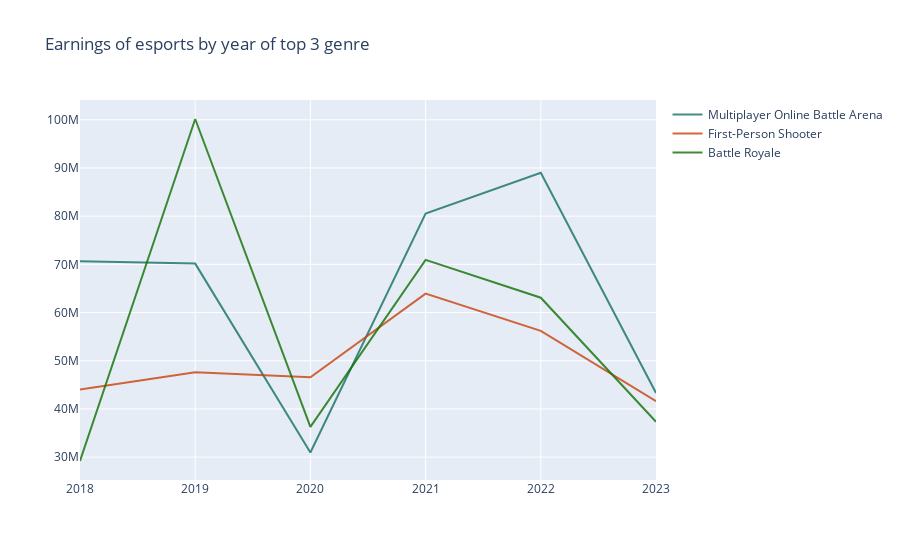

The notebook cell saved with this chart:
### Code cell
colores = ['rgba(20, 112, 100, 0.8)','rgba(200, 65, 10, 0.8)','rgba(16, 112, 2, 0.8)']
data = []
color = 0
for i in df_hist_anual_genero_top3_period4['Genre'].unique():
    df_genero = df_hist_anual_genero_top3_period4[['Date','Earnings','Players','Tournaments']][df_hist_anual_genero_top3_period4['Genre'] == i]
    df_genero['Date'] = df_genero['Date'].str[:4]
    df_genero = df_genero.groupby('Date',as_index=False).sum()

    trace1 = go.Scatter(
                        x = df_genero['Date'],
                        y = df_genero['Earnings'],
                        name = i,
                        mode= 'lines',
                        marker = dict(color = colores[color]))

    color += 1
    data.append(trace1)

layout = dict(title = 'Earnings of esports by year of top 3 genre',
             xaxis= dict(title= '')
           )

fig = go.Figure(data = data, layout=layout)

iplot(fig)

### Figure 1 — Plotly figure (JSON) as saved in the notebook; plotly's stock layout.template omitted (floating-point values rounded to 4 significant figures)
{"data": [{"marker": {"color": "rgba(20, 112, 100, 0.8)"}, "mode": "lines", "name": "Multiplayer Online Battle Arena", "type": "scatter", "x": ["2018", "2019", "2020", "2021", "2022", "2023"], "y": [70620000.0, 70150000.0, 30960000.0, 80510000.0, 89010000.0, 43320000.0]}, {"marker": {"color": "rgba(200, 65, 10, 0.8)"}, "mode": "lines", "name": "First-Person Shooter", "type": "scatter", "x": ["2018", "2019", "2020", "2021", "2022", "2023"], "y": [44010000.0, 47590000.0, 46570000.0, 63930000.0, 56210000.0, 41600000.0]}, {"marker": {"color": "rgba(16, 112, 2, 0.8)"}, "mode": "lines", "name": "Battle Royale", "type": "scatter", "x": ["2018", "2019", "2020", "2021", "2022", "2023"], "y": [29200000.0, 100200000.0, 36280000.0, 70930000.0, 63080000.0, 37330000.0]}], "layout": {"title": {"text": "Earnings of esports by year of top 3 genre"}, "xaxis": {"title": {"text": ""}}}}
